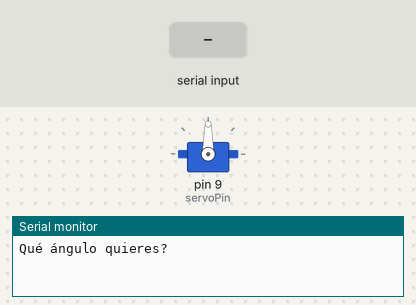
Bench run of a sketch on a simulated Arduino Uno, built with avr-gcc and run on an emulated ATmega328P. On the bench: servo, the last lines printed to the serial monitor. The test bench sets the inputs (shaded band).

Above: at 1.2 s.
1.3 s: "30,150\n" received over Serial
At 2.6 s:
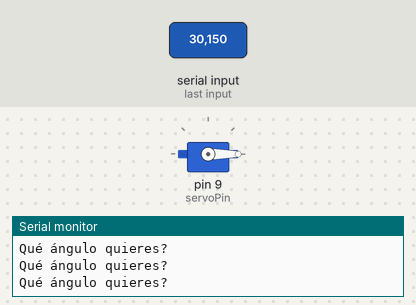
3.8 s: "90,45\n" received over Serial
At 4.6 s:
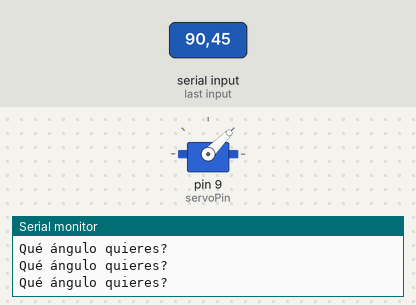
6.3 s: "200\n" received over Serial
At 6.8 s:
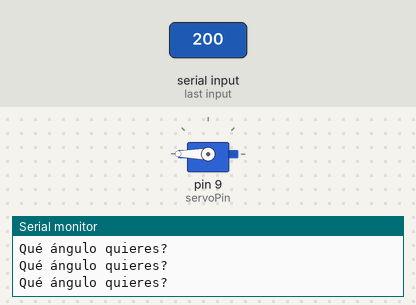
Timing chart, 0 to 9.3 s (numbered marks = the images above; inputs shaded):
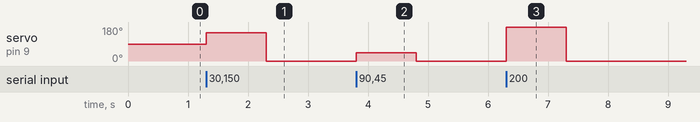

The sketch:

Clase_30_servo.ino
```cpp
#include <Servo.h>

int servoPin = 9;
int servoPos = 85;
Servo myServo;

void setup() {
  // put your setup code here, to run once:
  myServo.attach(servoPin);
  Serial.begin(9600);
}

void loop() {
  // put your main code here, to run repeatedly:
  Serial.println("Qué ángulo quieres?");
  while (Serial.available() == 0){

  }
  servoPos = Serial.parseInt();
  myServo.write(servoPos);
}
```

Measured:
- after the input at 1.3 s, servo on pin 9 (servoPin): 90° → 150° at once, → 0° 1.0 s later
- after the input at 3.8 s, servo on pin 9 (servoPin): 0° → 45° at once, → 0° 1.0 s later
- after the input at 6.3 s, servo on pin 9 (servoPin): 0° → 180° at once, → 0° 1.0 s later
